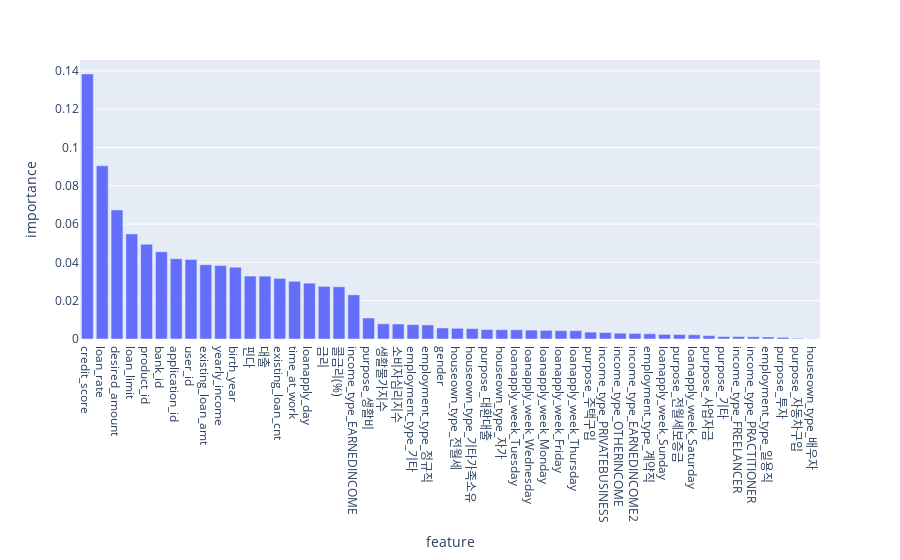

Notebook cell for this chart:
### Code cell
import plotly.express as px
# 중요도별 순서 확인하기.
fig = px.bar(feature_importance, x='feature', y='importance')
fig.show()

### Figure 1 — Plotly figure (JSON) as saved in the notebook; plotly's stock layout.template omitted (floating-point values rounded to 4 significant figures)
{"data": [{"alignmentgroup": "True", "hovertemplate": "feature=%{x}<br>importance=%{y}<extra></extra>", "legendgroup": "", "marker": {"color": "#636efa", "pattern": {"shape": ""}}, "name": "", "offsetgroup": "", "orientation": "v", "showlegend": false, "textposition": "auto", "type": "bar", "x": ["credit_score", "loan_rate", "desired_amount", "loan_limit", "product_id", "bank_id", "application_id", "user_id", "existing_loan_amt", "yearly_income", "birth_year", "핀다", "대출", "existing_loan_cnt", "time_at_work", "loanapply_day", "금리", "콜금리(%)", "income_type_EARNEDINCOME", "purpose_생활비", "생활물가지수", "소비자심리지수", "employment_type_기타", "employment_type_정규직", "gender", "houseown_type_전월세", "houseown_type_기타가족소유", "purpose_대환대출", "houseown_type_자가", "loanapply_week_Tuesday", "loanapply_week_Wednesday", "loanapply_week_Monday", "loanapply_week_Friday", "loanapply_week_Thursday", "purpose_주택구입", "income_type_PRIVATEBUSINESS", "income_type_OTHERINCOME", "income_type_EARNEDINCOME2", "employment_type_계약직", "loanapply_week_Sunday", "purpose_전월세보증금", "loanapply_week_Saturday", "purpose_사업자금", "purpose_기타", "income_type_FREELANCER", "income_type_PRACTITIONER", "employment_type_일용직", "purpose_투자", "purpose_자동차구입", "houseown_type_배우자"], "xaxis": "x", "y": [0.1384, 0.09046, 0.06741, 0.05487, 0.0495, 0.04556, 0.04191, 0.04152, 0.03877, 0.03835, 0.03751, 0.03287, 0.03284, 0.03167, 0.03013, 0.02915, 0.02748, 0.02725, 0.02305, 0.01096, 0.00793, 0.007815, 0.007486, 0.007344, 0.005753, 0.005584, 0.005409, 0.004929, 0.004852, 0.004817, 0.004655, 0.004496, 0.004366, 0.004361, 0.003599, 0.003397, 0.003021, 0.002898, 0.00273, 0.002406, 0.00232, 0.002203, 0.001762, 0.001293, 0.001289, 0.001175, 0.001059, 0.0008597, 0.0003489, 0.0001642], "yaxis": "y"}], "layout": {"barmode": "relative", "legend": {"tracegroupgap": 0}, "margin": {"t": 60}, "xaxis": {"anchor": "y", "domain": [0, 1], "title": {"text": "feature"}}, "yaxis": {"anchor": "x", "domain": [0, 1], "title": {"text": "importance"}}}}
